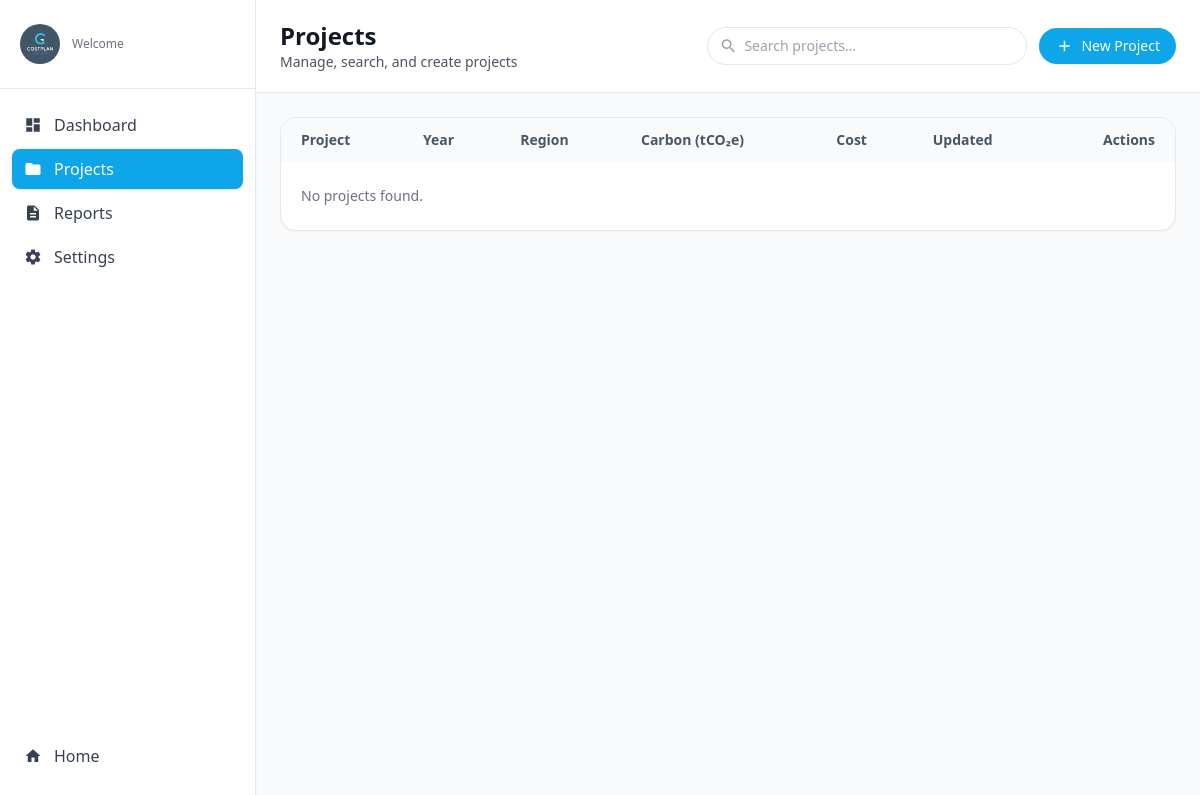
The app's page /projects/ (signed in), older data.
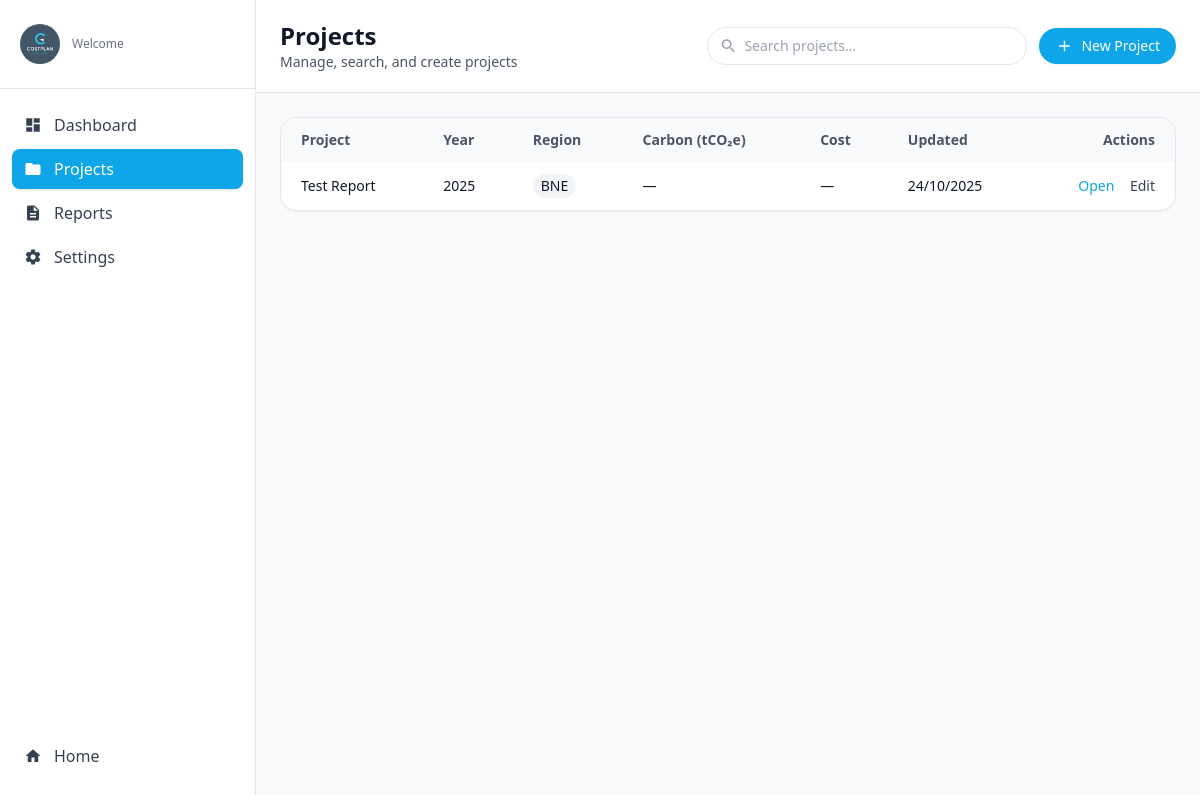
The same page, newer data.
### app1/models.py (models this page shows, shortened)
class Metrics(models.Model):
    id = models.AutoField(primary_key=True)
    user = models.ForeignKey('auth.User', on_delete=models.SET_NULL, null=True, blank=True, related_name="metrics")
    project_code = models.CharField(max_length=120, null=True, blank=True)  # Free-form link to a project
    building_type = models.CharField(max_length=120, null=True, blank=True)
    roof_area_m2 = models.DecimalField(max_digits=12, decimal_places=2, null=True, blank=True)
    roof_percent_gifa = models.DecimalField(max_digits=6, decimal_places=2, null=True, blank=True)
    basement_present = models.BooleanField(default=False)
    basement_size_m2 = models.DecimalField(max_digits=12, decimal_places=2, null=True, blank=True)
    basement_percent_gifa = models.DecimalField(max_digits=6, decimal_places=2, null=True, blank=True)
    num_apartments = models.PositiveIntegerField(null=True, blank=True)
    num_keys = models.PositiveIntegerField(null=True, blank=True)
    num_wcs = models.PositiveIntegerField(null=True, blank=True)
    gifa_m2 = models.DecimalField("GIFA (m²)", max_digits=14, decimal_places=2, null=True, blank=True)
    external_wall_area_m2 = models.DecimalField(max_digits=14, decimal_places=2, null=True, blank=True)
    external_openings_m2 = models.DecimalField(max_digits=14, decimal_places=2, null=True, blank=True)
    building_footprint_m2 = models.DecimalField(max_digits=14, decimal_places=2, null=True, blank=True)
    total_budget_aud = models.DecimalField(max_digits=16, decimal_places=2, null=True, blank=True)
    selected_intervention_ids = models.JSONField(default=list, blank=True)  # Store selected intervention IDs
    project_name = models.CharField(max_length=255, null=True, blank=True)
    location = models.CharField(max_length=255, null=True, blank=True)
    created_at = models.DateTimeField(auto_now_add=True)
    updated_at = models.DateTimeField(auto_now=True)
    class Meta:
        db_table = "Metrics"
        indexes = [
            models.Index(fields=["building_type"]),
            models.Index(fields=["project_code"]),
            models.Index(fields=["created_at"]),
        ]

### app1/views.py (the view)
# urls.py: path('projects/', views.projects_view, name='projects'),  # List of projects
@login_required(login_url='login')
def projects_view(request: HttpRequest):
    q = (request.GET.get("q") or "").strip()
    user_profile = getattr(request.user, "userprofile", None)
    is_admin_user = user_profile and user_profile.user_type == "admin"
    if is_admin_user:
        qs = Metrics.objects.all().order_by("-updated_at", "-created_at")
    else:
        qs = Metrics.objects.filter(user=_resolve_app_user(request)).order_by(
            "-updated_at", "-created_at"
        )
    if q:
        qs = qs.filter(
            Q(project_name__icontains=q)
            | Q(building_type__icontains=q)
            | Q(location__icontains=q)
        )
    return render(request, "projects.html", {"projects": qs, "query": q})

### app1/context_processors.py (called while the page is built)
def theme_context(request):
    current_theme = request.session.get('user_theme', 'light')
    return {
        'current_theme': current_theme,  # Theme used in templates
        'user_theme': current_theme,     # Duplicate key for backward compatibility
    }

### app1/views.py (called while the page is built)
def _resolve_app_user(request: HttpRequest) -> Optional[AppUser]:
    user = getattr(request, "user", None)
    if not getattr(user, "is_authenticated", False):
        return None
    if getattr(user, "username", None):
        hit = AppUser.objects.filter(username=user.username).first()
        if hit:
            return hit
    if getattr(user, "email", None):
        hit = AppUser.objects.filter(email=user.email).first()
        if hit:
            return hit
    return None

### app1/templates/projects.html (shortened to what the changed rows need)
{% load static %}
{% load humanize %}
<!DOCTYPE html>
<html lang="en">
<head>
  <script src="https://cdn.tailwindcss.com"></script>
</head>
<body class="min-h-screen bg-gray-50 text-gray-900">
  <div class="flex min-h-screen">
    <main class="flex-1">
      <header class="bg-white border-b">
        <div class="max-w-7xl mx-auto px-6 py-5">
          <div class="flex flex-col gap-4 md:flex-row md:items-center md:justify-between">
            <div>
              <h1 class="text-2xl font-semibold">Projects</h1>
            </div>
          </div>
        </div>
      </header>
      <div class="max-w-7xl mx-auto px-6 py-6">
        <section class="bg-white border rounded-2xl shadow-sm overflow-x-auto">
          <table class="min-w-full text-sm">
            <thead class="bg-gray-50 text-gray-600">
              <tr>
                <th class="text-left px-5 py-3">Project</th>
                <th class="text-left px-5 py-3">Year</th>
                <th class="text-left px-5 py-3">Region</th>
                <th class="text-left px-5 py-3">Carbon (tCO₂e)</th>
                <th class="text-left px-5 py-3">Cost</th>
                <th class="text-left px-5 py-3">Updated</th>
                <th class="text-right px-5 py-3">Actions</th>
              </tr>
            </thead>
            <tbody id="projectRows" class="divide-y">
              {% for p in projects %}
              <tr class="hover:bg-gray-50" data-name="{{ p.project_name|default_if_none:'' }}">
                <td class="px-5 py-3 font-medium">
                  <a href="{% url 'project_detail' p.id %}" class="hover:underline">
                    {% if p.project_name %}{{ p.project_name }}{% else %}Project #{{ p.id }}{% endif %}
                  </a>
                </td>
                <td class="px-5 py-3">
                  {% if p.updated_at %}{{ p.updated_at|date:"Y" }}
                  {% elif p.created_at %}{{ p.created_at|date:"Y" }}
                  {% else %}—{% endif %}
                </td>
                <td class="px-5 py-3">
                  <span class="inline-flex items-center rounded-full bg-gray-100 px-2 py-0.5">
                    {{ p.location|default:"—" }}
                  </span>
                </td>
                <td class="px-5 py-3">—</td>
                <td class="px-5 py-3">
                  {% if p.estimated_auto_budget_aud %}
                    ${{ p.estimated_auto_budget_aud|floatformat:0|intcomma }}
                  {% else %}—{% endif %}
                </td>
                <td class="px-5 py-3">
                  {% if p.updated_at %}{{ p.updated_at|date:"d/m/Y" }}
                  {% elif p.created_at %}{{ p.created_at|date:"d/m/Y" }}
                  {% else %}—{% endif %}
                </td>
                <td class="px-5 py-3 space-x-3 text-right">
                  <a href="{% url 'project_detail' p.id %}" class="text-brand hover:text-brand-700">Open</a>
                  <a href="{% url 'project_detail' p.id %}?edit=1" class="text-gray-700 hover:text-gray-900">Edit</a>
                </td>
              </tr>
              {% empty %}
              <tr>
                <td colspan="7" class="px-5 py-6 text-gray-500">No projects found.</td>
              </tr>
              {% endfor %}
            </tbody>
          </table>
        </section>
      </div>
    </main>
  </div>
</body>
</html>

Row changes from the older to the newer data that the page shows:
added Metrics: project_name "Test Report", updated_at "2025", location "BNE", updated_at "24/10/2025"
Text that changed along with them:
text no longer shown: "No projects found."
